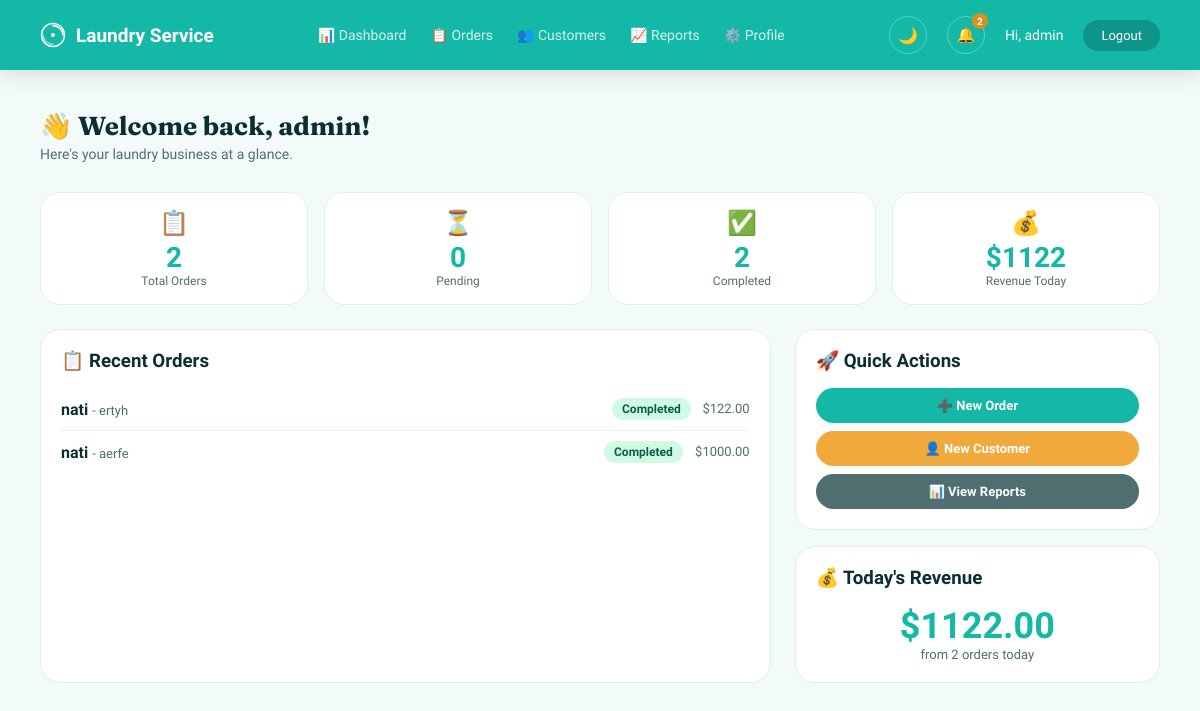
The page /dashboard/advanced (signed in) on the database its author committed.
### tables this page shows
CREATE TABLE orders (
                id INTEGER PRIMARY KEY AUTOINCREMENT,
                customer_name TEXT NOT NULL,
                item_description TEXT NOT NULL,
                price REAL NOT NULL,
                status TEXT NOT NULL DEFAULT 'Pending',
                created_at TEXT DEFAULT CURRENT_TIMESTAMP
            , service_type TEXT DEFAULT 'Wash & Fold', weight REAL DEFAULT 0, payment_method TEXT DEFAULT 'Cash', pickup_address TEXT, delivery_address TEXT, pickup_date TEXT, delivery_date TEXT, notes TEXT);

### app.py (the view)
@app.route("/dashboard/advanced")
@login_required
def dashboard_advanced():
    with get_db() as conn:
        total_orders = conn.execute("SELECT COUNT(*) FROM orders").fetchone()[0]
        pending_orders = conn.execute("SELECT COUNT(*) FROM orders WHERE status = 'Pending'").fetchone()[0]
        completed_orders = conn.execute("SELECT COUNT(*) FROM orders WHERE status = 'Completed'").fetchone()[0]
        revenue_today = conn.execute(
            "SELECT COALESCE(SUM(price), 0) FROM orders WHERE DATE(created_at) = DATE('now')"
        ).fetchone()[0]
        orders_today = conn.execute(
            "SELECT COUNT(*) FROM orders WHERE DATE(created_at) = DATE('now')"
        ).fetchone()[0]
        recent_orders = conn.execute(
            "SELECT * FROM orders ORDER BY id DESC LIMIT 10"
        ).fetchall()
    return render_template(
        "dashboard_advanced.html",
        username=session["username"],
        total_orders=total_orders,
        pending_orders=pending_orders,
        completed_orders=completed_orders,
        revenue_today=revenue_today,
        orders_today=orders_today,
        recent_orders=recent_orders
    )

### app.py (called while the page is built)
@app.context_processor
def inject_csrf():
    if "csrf_token" not in session:
        session["csrf_token"] = secrets.token_hex(16)
    return {"csrf_token": session.get("csrf_token")}

def login_required(f):
    @wraps(f)
    def decorated_function(*args, **kwargs):
        if "username" not in session:
            flash("Please log in first.")
            return redirect(url_for("login"))
        return f(*args, **kwargs)
    return decorated_function

@app.context_processor
def inject_notifications():
    if "username" not in session:
        return {}
    with get_db() as conn:
        unread_count = conn.execute("SELECT COUNT(*) FROM notifications WHERE is_read = 0").fetchone()[0]
        recent_notifications = conn.execute("SELECT * FROM notifications ORDER BY id DESC LIMIT 5").fetchall()
    return {
        "unread_count": unread_count,
        "recent_notifications": recent_notifications,
    }

### database.py (called while the page is built)
def get_connection():
    conn = sqlite3.connect(DB_NAME)
    conn.row_factory = sqlite3.Row
    return conn

@contextmanager
def get_db():
    conn = get_connection()
    try:
        yield conn
        conn.commit()
    except Exception:
        conn.rollback()
        raise
    finally:
        conn.close()

### templates/dashboard_advanced.html (shortened to what this page needs)
{% extends "base.html" %}
{% block extra_styles %}
<link rel="stylesheet" href="{{ url_for('static', filename='dashboard.css') }}">
{% endblock %}
{% block content %}
{% include "_navbar.html" %}
<div class="dashboard-content">
    <h1>👋 Welcome back, {{ username }}!</h1>
    <p class="subtitle">Here's your laundry business at a glance.</p>
    <div class="quick-stats">
        <div class="quick-stat">
            <div class="icon">📋</div>
            <div class="number">{{ total_orders }}</div>
            <div class="label">Total Orders</div>
        </div>
        <div class="quick-stat">
            <div class="icon">⏳</div>
            <div class="number">{{ pending_orders }}</div>
            <div class="label">Pending</div>
        </div>
        <div class="quick-stat">
            <div class="icon">✅</div>
            <div class="number">{{ completed_orders }}</div>
            <div class="label">Completed</div>
        </div>
        <div class="quick-stat">
            <div class="icon">💰</div>
            <div class="number">${{ "%.0f"|format(revenue_today) }}</div>
            <div class="label">Revenue Today</div>
        </div>
    </div>
    <div class="dashboard-grid">
        <div class="recent-orders">
            <h3 style="margin-bottom:16px;">📋 Recent Orders</h3>
            {% for order in recent_orders[:5] %}
            <div class="recent-order-item">
                <div>
                    <strong>{{ order["customer_name"] }}</strong>
                    <span style="font-size:13px; color:var(--text-secondary);"> - {{ order["item_description"] }}</span>
                </div>
                <div>
                    <span class="status-badge status-{{ order['status'] }}">
                        {{ order["status"] }}
                    </span>
                    <span style="font-size:13px; color:var(--text-secondary); margin-left:8px;">
                        ${{ "%.2f"|format(order["price"]) }}
                    </span>
                </div>
            </div>
            {% else %}
            <p style="color:var(--text-tertiary); text-align:center;">No orders yet.</p>
            {% endfor %}
        </div>
        <div style="display:flex; flex-direction:column; gap:16px;">
            <div class="recent-orders">
                <h3 style="margin-bottom:16px;">🚀 Quick Actions</h3>
                <div style="display:flex; flex-direction:column; gap:8px;">
                    <a href="{{ url_for('orders_advanced') }}" class="action-link edit" style="padding:10px 16px; background:var(--primary); color:white; border-radius:var(--radius-pill); text-align:center; text-decoration:none;">
                        ➕ New Order
                    </a>
                    <a href="{{ url_for('customers') }}" class="action-link edit" style="padding:10px 16px; background:var(--accent); color:white; border-radius:var(--radius-pill); text-align:center; text-decoration:none;">
                        👤 New Customer
                    </a>
                    <a href="{{ url_for('reports') }}" class="action-link edit" style="padding:10px 16px; background:var(--text-secondary); color:white; border-radius:var(--radius-pill); text-align:center; text-decoration:none;">
                        📊 View Reports
                    </a>
                </div>
            </div>
            <div class="recent-orders">
                <h3 style="margin-bottom:16px;">💰 Today's Revenue</h3>
                <div style="text-align:center;">
                    <div style="font-size:36px; font-weight:bold; color:var(--primary);">
                        ${{ "%.2f"|format(revenue_today) }}
                    </div>
                    <div style="font-size:13px; color:var(--text-secondary);">
                        from {{ orders_today }} orders today
                    </div>
                </div>
            </div>
        </div>
    </div>
</div>
{% endblock %}

### static/theme.css (style rules this page uses)
:root { --bg: #F2FBFA; --card-bg: #FFFFFF; --border-color: #DCEFED; --input-bg: #FFFFFF; --input-border: #C7E4E1; --table-header-bg: #EDFAF8; --table-row-border: #E6F5F3; --text-primary: #0B2E33; --text-secondary: #4E6E70; --text-tertiary: #8AA6A5; --label-color: #2F5457; --left-panel-text: #D7F3EF; --primary: #14B8A6; --primary-dark: #0E9488; --primary-darker: #0B2E33; --accent: #F2A93B; --accent-dark: #D98F1E; --status-pending-bg: #FBEACB; --status-pending-text: #93650F; --status-completed-bg: #DCEEE2; --status-completed-text: #276245; --error-bg: #FDEBEA; --error-text: #C0392B; --flash-bg: #E1F7F3; --flash-text: #0E7C70; --dark-btn-bg: #2F5457; --dark-btn-hover: #3E6C6F; --shadow-card: 0 10px 30px rgba(11, 46, 51, 0.08); --shadow-card-hover: 0 16px 36px rgba(11, 46, 51, 0.14); --shadow-button: 0 8px 20px rgba(20, 184, 166, 0.35); --radius-pill: 999px; --radius-card: 20px; --radius-input: 12px; --font-display: 'Fraunces', Georgia, serif; --font-body: 'Work Sans', Arial, sans-serif; --font-mono: 'JetBrains Mono', 'Courier New', monospace; }
body { font-family: var(--font-body); background-color: var(--bg); color: var(--text-primary); transition: background-color 0.3s ease, color 0.3s ease; }
h1, h2, .left-panel h1, .nav-brand, .card h2, .order-form-card h2 { font-family: var(--font-display); }
body, .card, .stat-card, .order-form-card, .table-card, .order-card, .customer-card, input, select, textarea, .navbar, .left-panel, .right-panel, .flash-box, .error-message, .dashboard-content { transition: background-color 0.3s ease, color 0.3s ease, border-color 0.3s ease, box-shadow 0.3s ease; }
body { animation: page-fade-in 0.35s ease both; }
.action-link { transition: opacity 0.15s ease; }
.status-badge { display: inline-block; padding: 4px 10px; border-radius: 999px; font-size: 12px; font-weight: bold; }
.status-Completed { background-color: var(--status-completed-bg); color: var(--status-completed-text); }
.status-badge { display: inline-block; animation: badge-pop 0.3s ease both; }

### static/dashboard.css (style rules this page uses)
* { margin: 0; padding: 0; box-sizing: border-box; font-family: var(--font-body); }
body { background-color: var(--bg); color: var(--text-primary); transition: background-color 0.3s ease, color 0.3s ease; }
.dashboard-content { padding: 40px; max-width: 1400px; margin: 0 auto; }
.dashboard-content h1 { font-size: 26px; color: var(--text-primary); margin-bottom: 4px; }
.subtitle { color: var(--text-secondary); font-size: 14px; margin-bottom: 30px; }
.action-link { font-size: 13px; text-decoration: none; font-weight: bold; transition: opacity 0.3s ease; }
.action-link.edit { color: var(--primary); }

### templates/dashboard_advanced.html (style rules this page uses)
.quick-stats { display: grid; grid-template-columns: repeat(auto-fit, minmax(150px, 1fr)); gap: 16px; margin-bottom: 24px; }
.quick-stat { background: var(--card-bg); border: 1px solid var(--border-color); border-radius: var(--radius-card); padding: 16px 20px; text-align: center; }
.quick-stat .number { font-size: 28px; font-weight: bold; color: var(--primary); }
.quick-stat .label { font-size: 12px; color: var(--text-secondary); }
.quick-stat .icon { font-size: 24px; margin-bottom: 4px; }
.dashboard-grid { display: grid; grid-template-columns: 2fr 1fr; gap: 24px; }
.recent-orders { background: var(--card-bg); border: 1px solid var(--border-color); border-radius: var(--radius-card); padding: 20px; }
.recent-order-item { display: flex; justify-content: space-between; align-items: center; padding: 10px 0; border-bottom: 1px solid var(--table-row-border); }
.recent-order-item:last-child { border-bottom: none; }
.status-Completed { background: #d1fae5; color: #065f46; }

### rows shown on the page
orders: customer_name "nati", item_description "ertyh", status "Completed", price "122.00"
orders: customer_name "nati", item_description "aerfe", status "Completed", price "1000.00"

### other values the page prints
{{ unread_count }} "2"
{{ session.get('username', '') }} "admin"
{{ username }} "admin"
{{ total_orders }} "2"
{{ pending_orders }} "0"
{{ completed_orders }} "2"
{{ "%.0f"|format(revenue_today) }} "1122"
{{ "%.2f"|format(revenue_today) }} "1122.00"
{{ orders_today }} "2"
